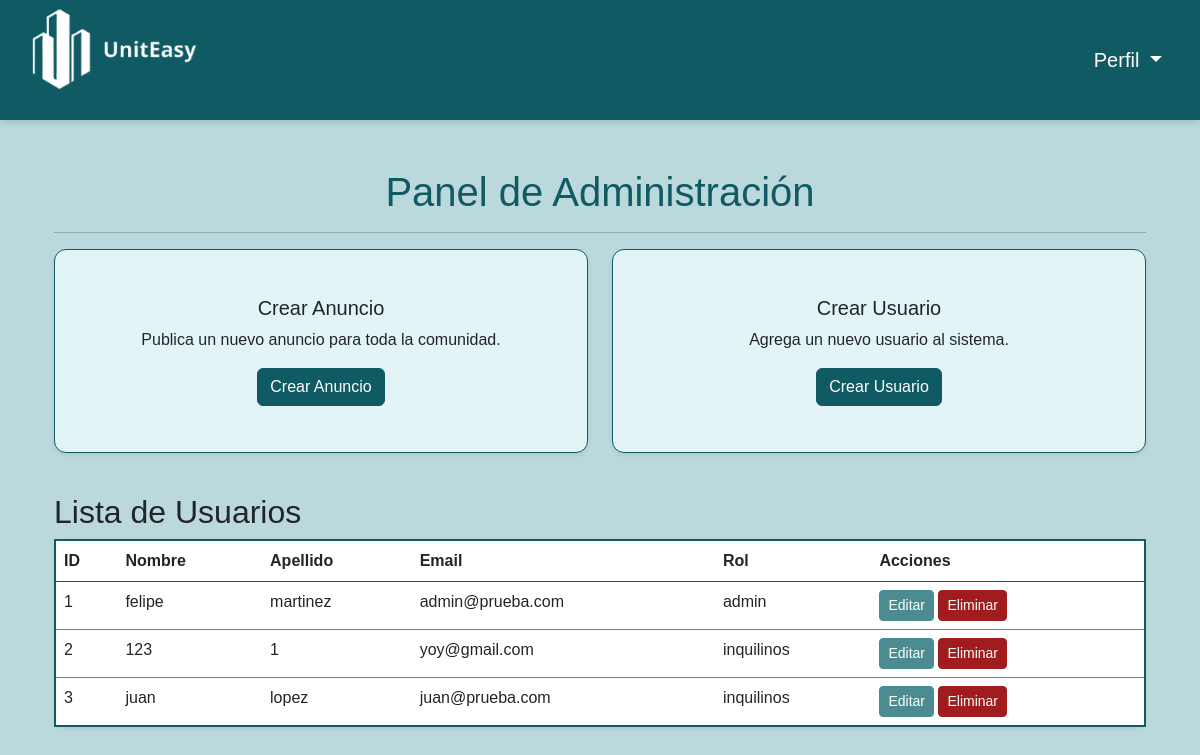
Before: / with the older database file.
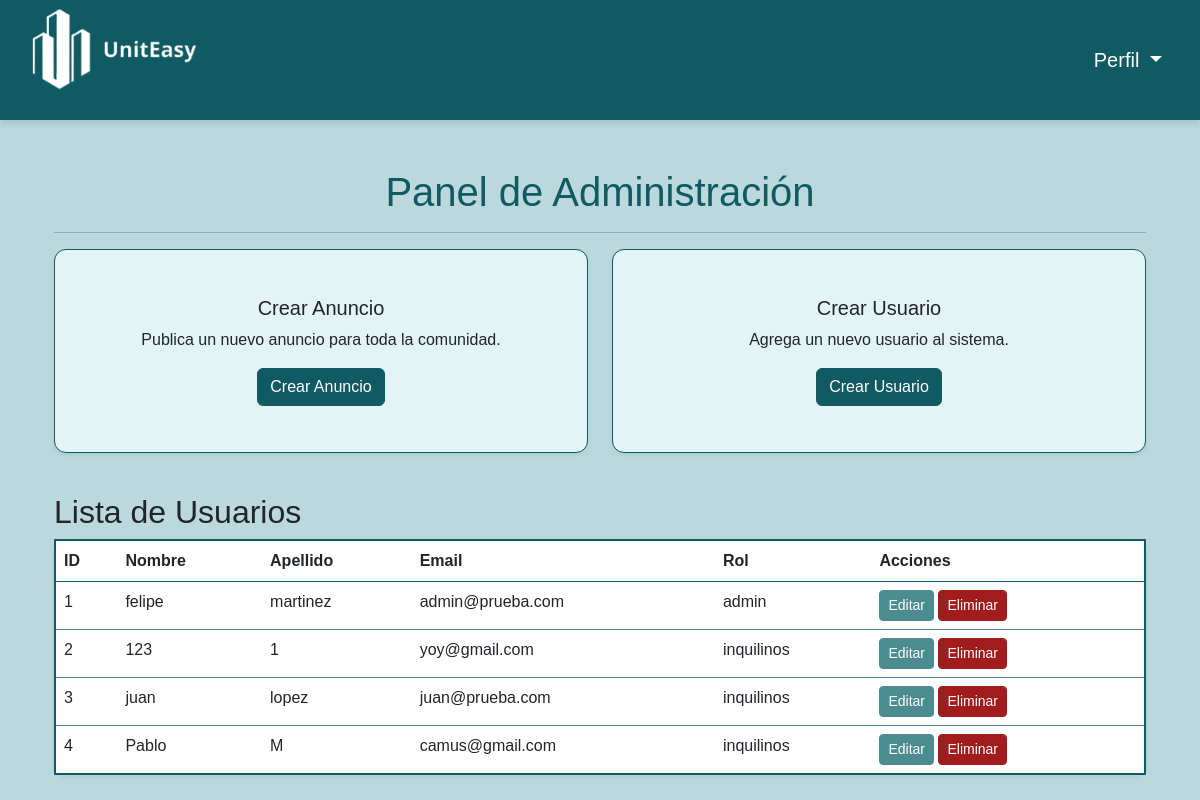
After: the same page with the newer database file.
### usuarios/models.py (models this page shows, shortened)
class Usuario(AbstractBaseUser, PermissionsMixin):
    nombre = models.CharField(max_length=50)
    apellido = models.CharField(max_length=50)
    email = models.EmailField(unique=True)
    password = models.CharField(max_length=255)
    id_rol = models.ForeignKey(Roles, on_delete=models.CASCADE)
    id_apartamento = models.ForeignKey(Apartamento, null=True, blank=True, on_delete=models.SET_NULL)
    foto_perfil = models.ImageField(upload_to='fotos_perfil/', null=True, blank=True)
    is_active = models.BooleanField(default=True)
    is_staff = models.BooleanField(default=False)
    objects = UsuarioManager()
    USERNAME_FIELD = 'email'
    REQUIRED_FIELDS = ['nombre', 'apellido']

class Roles(models.Model):
    nombre = models.CharField(max_length=255)

### usuarios/views.py (the view)
# urls.py: path('', UsuarioListView.as_view(), name='usuarios_list'),
class UsuarioListView(ListView):
    model = Usuario
    template_name = 'usuarios/administrador/dashboard.html'  # Mismo template que usabas para listar usuarios
    context_object_name = 'usuarios'

### usuarios/context_processors.py (called while the page is built)
def rol_usuario(request):
    if request.user.is_authenticated:
        return {'rol_usuario': request.user.id_rol.nombre}  # Suponiendo que el campo 'id_rol.nombre' te da el nombre del rol
    return {'rol_usuario': None}

### usuarios/templates/usuarios/administrador/dashboard.html
{% extends 'base.html' %}
{% block content %}
<div class="container mt-5">
    <h1 class="text-center">Panel de Administración</h1>
    <hr>
    <div class="row text-center">
        <div class="col-md-6 mb-3">
            <div class="card shadow-sm border-custom">
                <div class="card-body">
                    <h5 class="card-title">Crear Anuncio</h5>
                    <p class="card-text">Publica un nuevo anuncio para toda la comunidad.</p>
                    <a href="{% url 'crear_anuncio' %}" class="btn btn-primary">Crear Anuncio</a>
                </div>
            </div>
        </div>
        <div class="col-md-6 mb-3">
            <div class="card shadow-sm border-custom">
                <div class="card-body">
                    <h5 class="card-title">Crear Usuario</h5>
                    <p class="card-text">Agrega un nuevo usuario al sistema.</p>
                    <a href="{% url 'crear_usuario' %}" class="btn btn-primary">Crear Usuario</a>
                </div>
            </div>
        </div>
    </div>
    <div class="mt-4">
        <h2>Lista de Usuarios</h2>
        <table class="table custom-table table-hover shadow-sm">
            <thead class="custom-table-header">
                <tr>
                    <th>ID</th>
                    <th>Nombre</th>
                    <th>Apellido</th>
                    <th>Email</th>
                    <th>Rol</th>
                    <th>Acciones</th>
                </tr>
            </thead>
            <tbody class="custom-table-body">
                {% for usuario in usuarios %}
                    <tr>
                        <td>{{ usuario.id }}</td>
                        <td>{{ usuario.nombre }}</td>
                        <td>{{ usuario.apellido }}</td>
                        <td>{{ usuario.email }}</td>
                        <td>{{ usuario.id_rol.nombre }}</td>
                        <td>
                            <a href="{% url 'editar_usuario' usuario.id %}" class="btn btn-action btn-sm">Editar</a>
                            <a href="{% url 'eliminar_usuario' usuario.id %}" class="btn btn-danger-custom btn-sm">Eliminar</a>
                        </td>
                    </tr>
                {% endfor %}
            </tbody>
        </table>
    </div>
</div>
{% endblock %}

Changed rows visible on the page:
added Usuario: id "4", nombre "Pablo", apellido "M", email "camus@gmail.com", id_rol.nombre "inquilinos"
